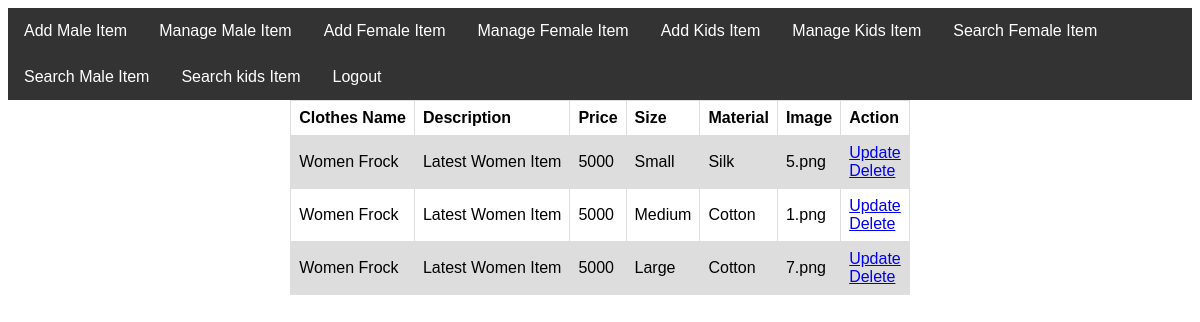
The app's page /new_Admin/Admin-Manage-Female-cloths.php with its own data.
### tables this page shows
CREATE TABLE `fclothes` (
  `id` int(11) NOT NULL,
  `name` varchar(100) NOT NULL,
  `discription` varchar(255) NOT NULL,
  `price` varchar(100) NOT NULL,
  `size` varchar(100) NOT NULL,
  `metirial` varchar(100) NOT NULL,
  `file` text NOT NULL,
  `qty` int(11) NOT NULL
);

### new_Admin/Admin-Manage-Female-cloths.php (the view, shortened to what this page needs)
<?php include("../connection.php");?>
<html>
<head>
<link rel="stylesheet" href="table.css" />
</head>
<body>
<?php include("Admin-navigation-bar.php");?>
<center>
    <table class="table">
        <tr>
          <th>Clothes Name</th>
          <th>Description</th>
          <th>Price</th>
          <th>Size</th>
          <th>Material</th>
          <th>Image</th>
          <th>Action</th>
        </tr>
        <?php
          $query = "select * from fclothes";
          $select_cloths = mysqli_query($conn, $query);
          while ($row = mysqli_fetch_assoc($select_cloths)) {
            $id = $row['id'];
            $Name = $row['name'];
            $Discription = $row['discription'];
            $price = $row['price'];
            $Size = $row['size'];
            $Metirial = $row['metirial'];
            $Image = $row['file'];
            echo "<tr>";
            echo "<td>$Name</td>";
            echo "<td>$Discription</td>";
            echo "<td>$price</td>";
            echo "<td>$Size</td>";
            echo "<td>$Metirial</td>";
            echo "<td>$Image</td>";
            echo "<td><a href='Admin-Female-Update.php?edit={$id}'>Update</a><br>
                      <a href='Admin-Manage-Female-cloths.php?delete={$id}'>Delete</a></td>";
            echo "</tr>";
          }
        ?>
      </table>
      </center>
      </body>

### new_Admin/table.css (style rules this page uses)
table { font-family: arial, sans-serif; border-collapse: collapse; }
td, th { border: 1px solid #dddddd; text-align: left; padding: 8px; }
tr:nth-child(even) { background-color: #dddddd; }

### records on screen
fclothes: name "Women Frock", discription "Latest Women Item", price "5000", size "Small", metirial "Silk", file "5.png"
fclothes: name "Women Frock", discription "Latest Women Item", price "5000", size "Medium", metirial "Cotton", file "1.png"
fclothes: name "Women Frock", discription "Latest Women Item", price "5000", size "Large", metirial "Cotton", file "7.png"
